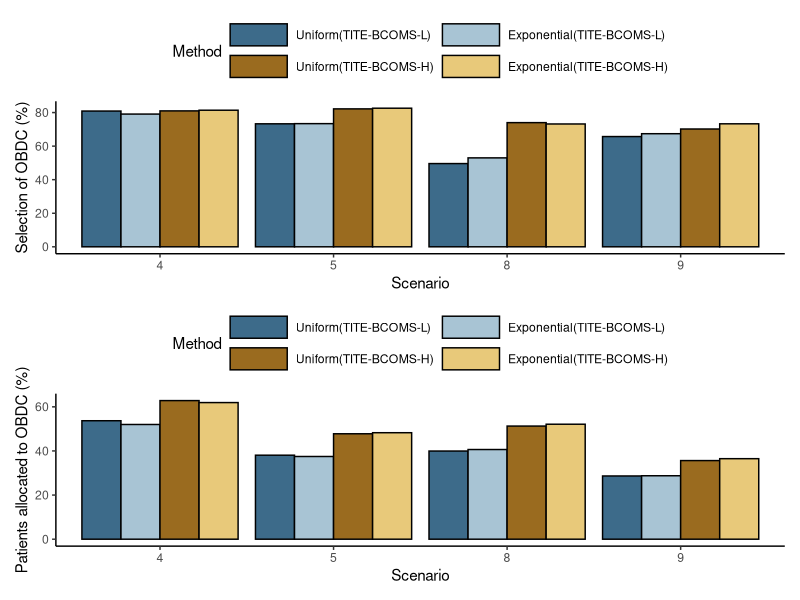

Recreate this plot in R.
setwd("plot")
library(ggplot2)
library(dplyr)
library(patchwork)

# ===================== 数据：4 个 Scenario + 4 种方法 =====================
df <- data.frame(
  Scenario = factor(rep(c(4,5,8,9), each = 4)), # 4 个场景，每个 4 种方法
  Method = factor(
    rep(c("Uniform(TITE-BCOMS-L)", "Exponential(TITE-BCOMS-L)", "Uniform(TITE-BCOMS-H)", "Exponential(TITE-BCOMS-H)"), 4),
    levels = c("Uniform(TITE-BCOMS-L)", "Exponential(TITE-BCOMS-L)", "Uniform(TITE-BCOMS-H)", "Exponential(TITE-BCOMS-H)")
  ),
  # 4 个 Scenario × 4 个方法 的 Sel 数值
  Sel = c(
    80.9, 79.1, 81.0, 81.4, # Scenario 4
    73.3, 73.4, 82.2, 82.6, # Scenario 5
    49.6, 53.0, 74.0, 73.2, # Scenario 8
    65.7, 67.4, 70.2, 73.3  # Scenario 9
  ),
  # 4 个 Scenario × 4 个方法 的 Pat 数值
  Pat = c(
    53.7, 52.0, 62.83, 61.93, # Scenario 4
    38.08, 37.49, 47.79, 48.27, # Scenario 5
    39.96, 40.65, 51.28, 52.12, # Scenario 8
    28.66, 28.76, 35.64, 36.50  # Scenario 9
  )
)

# ===================== 4 种方法配色（专业蓝黄配色，区分度高） =====================
colors <- c(
  "Uniform(TITE-BCOMS-L)"  = "#3d6b8a",
  "Exponential(TITE-BCOMS-L)"  = "#a8c4d4",
  "Uniform(TITE-BCOMS-H)" = "#9a6b1f",
  "Exponential(TITE-BCOMS-H)" = "#e8c97a"
)

# ===================== 绘图函数 =====================
make_plot <- function(data, y_var, y_label) {
  ggplot(data, aes(x = Scenario, y = .data[[y_var]], fill = Method)) +
    geom_col(position = position_dodge(width = 0.9), color = "black", na.rm = TRUE) +
    scale_fill_manual(values = colors) +
    labs(x = "Scenario", y = y_label) +
    theme_classic() +
    theme(
      legend.position = "top",
      legend.key.width = unit(1.5, "cm"),
      plot.title = element_text(hjust = 0)
    )+
    # 强制图例2行，按顺序填充：前3个第一行，后3个第二行
    guides(fill = guide_legend(nrow = 2, byrow = TRUE))
}

# ===================== 出图 =====================
p1 <- make_plot(df, "Sel", "Selection of OBDC (%)")
p2 <- make_plot(df, "Pat", "Patients allocated to OBDC (%)")

p_final <- p1 / p2
pdf("output/sensitivity_arrivaldist.pdf", width = 12, height = 9)
print(p_final)
dev.off()
